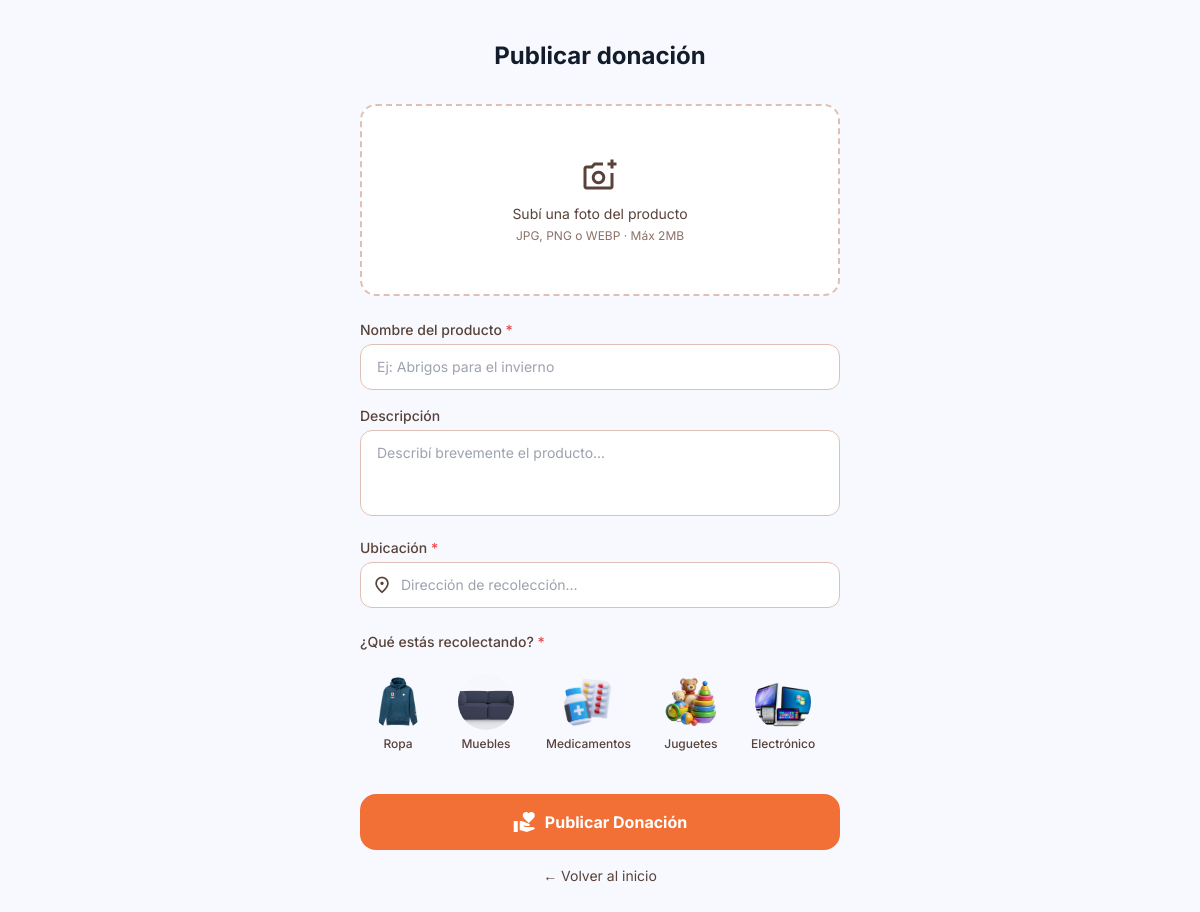
The page /publicar (signed in) on the database its author committed.
### app/models.py (models this page shows)
class Categoria(db.Model):
    __tablename__ = 'categoria'
    codCategoria       = db.Column(db.Integer, primary_key=True)
    nombreCategoria    = db.Column(db.String(20), nullable=False, unique=True)
    fechaAltaCategoria = db.Column(db.DateTime, default=datetime.utcnow)
    fechaBajaCategoria = db.Column(db.DateTime, nullable=True)
    publicaciones      = db.relationship('Publicacion', backref='categoria')

### app/donaciones/routes.py (the view, shortened to what this page needs)
@donaciones_bp.route('/publicar', methods=['GET', 'POST'])
def publicar():
    usuario_id = session.get('usuario_id')
    if not usuario_id:
        return redirect(url_for('auth.login'))
    usuario = Usuario.query.get(usuario_id)
    categorias = Categoria.query.filter_by(fechaBajaCategoria=None).all()
    publicaciones_activas = Publicacion.query.join(EstadoPublicacion).filter(
        Publicacion.codUsuario == usuario_id,
        EstadoPublicacion.nombreEP.in_(['Disponible', 'En progreso'])
    ).count()
    if publicaciones_activas >= 5:
        flash('Acción bloqueada. Ha alcanzado el límite de publicaciones activas o posee entregas previas sin verificar.', 'error')
        return redirect(url_for('donaciones.home'))
    errores = {}
    return render_template('donaciones/publicar.html',
        errores={}, categorias=categorias, valores={})

### app/templates/donaciones/publicar.html (shortened to what this page needs)
<!DOCTYPE html>
<html lang="es">
<head>
  <script src="https://cdn.tailwindcss.com"></script>
</head>
<body class="bg-[#f8f9ff] min-h-screen">
  <div class="max-w-lg mx-auto px-4 py-10">
    <div class="text-center mb-8">
      <h1 class="text-2xl font-bold text-[#121c2a]">Publicar donación</h1>
    </div>
    <form method="POST" enctype="multipart/form-data" action="{{ url_for('donaciones.publicar') }}">
      <div class="mb-6">
        <div id="foto-placeholder" onclick="document.getElementById('foto').click()"
             class="w-full h-48 border-2 border-dashed border-[#dfc0b4] rounded-2xl flex flex-col items-center justify-center cursor-pointer hover:border-[#f27036] transition-colors bg-white">
          <span class="material-symbols-outlined text-4xl text-[#584239] mb-2">add_a_photo</span>
          <p class="text-sm text-[#584239]">Subí una foto del producto</p>
          <p class="text-xs text-[#8c7168] mt-1">JPG, PNG o WEBP · Máx 2MB</p>
        </div>
      </div>
      <div class="mb-4">
        <label class="text-sm font-medium text-[#584239] mb-1 block">
          Nombre del producto <span class="text-red-500">*</span>
        </label>
        <input type="text" name="titulo" value="{{ valores.get('titulo', '') }}"
               placeholder="Ej: Abrigos para el invierno"
               class="w-full px-4 py-3 bg-white border {% if errores.titulo %}border-red-400{% else %}border-[#dfc0b4]{% endif %} rounded-xl text-sm focus:outline-none focus:ring-2 focus:ring-[#f27036]">
      </div>
      <div class="mb-4">
        <label class="text-sm font-medium text-[#584239] mb-1 block">Descripción</label>
        <textarea name="descripcion" rows="3"
                  placeholder="Describí brevemente el producto..."
                  class="w-full px-4 py-3 bg-white border border-[#dfc0b4] rounded-xl text-sm focus:outline-none focus:ring-2 focus:ring-[#f27036] resize-none">{{ valores.get('descripcion', '') }}</textarea>
      </div>
      <div class="mb-6">
        <label class="text-sm font-medium text-[#584239] mb-1 block">
          Ubicación <span class="text-red-500">*</span>
        </label>
        <div class="relative">
          <span class="material-symbols-outlined absolute left-3 top-1/2 -translate-y-1/2 text-[#584239] text-xl">location_on</span>
          <input type="text" name="direccion" value="{{ valores.get('direccion', '') }}"
                 placeholder="Dirección de recolección..."
                 class="w-full pl-10 pr-4 py-3 bg-white border {% if errores.direccion %}border-red-400{% else %}border-[#dfc0b4]{% endif %} rounded-xl text-sm focus:outline-none focus:ring-2 focus:ring-[#f27036]">
        </div>
      </div>
      <div class="mb-6">
        <label class="text-sm font-medium text-[#584239] mb-3 block">
          ¿Qué estás recolectando? <span class="text-red-500">*</span>
        </label>
        {% set fotos_cat = {
          'Ropa': 'categorias/ropa.avif',
          'Muebles': 'categorias/sillon.avif',
          'Medicamentos': 'categorias/medicamento.webp',
          'Juguetes': 'categorias/jueguetse.png',
          'Electrónico': 'categorias/electronica.webp',
          'Alimento': 'categorias/alimentos.png'
        } %}
        <div class="flex gap-3 overflow-x-auto pb-2">
          {% for cat in categorias %}
            <button type="button"
                    onclick="seleccionarCategoria({{ cat.codCategoria }}, '{{ cat.nombreCategoria }}')"
                    class="cat-btn flex-shrink-0 flex flex-col items-center gap-1.5 p-2 border-2 border-transparent rounded-xl transition-all duration-200 hover:border-[#f27036] {% if valores.get('categoria_id', '')|string == cat.codCategoria|string %}activa{% endif %}"
                    id="cat-{{ cat.codCategoria }}">
              <div class="w-14 h-14 rounded-full overflow-hidden">
                {% if cat.nombreCategoria in fotos_cat %}
                  <img src="{{ url_for('static', filename=fotos_cat[cat.nombreCategoria]) }}"
                       class="w-full h-full object-cover" alt="{{ cat.nombreCategoria }}">
                {% else %}
                  <div class="w-full h-full bg-[#e6eeff] flex items-center justify-center text-xl">📦</div>
                {% endif %}
              </div>
              <span class="text-xs font-medium text-[#584239]">{{ cat.nombreCategoria }}</span>
            </button>
          {% endfor %}
        </div>
      </div>
     <button type="submit" id="btn-publicar" onclick="deshabilitarBoton()"
              class="w-full py-4 bg-[#f27036] text-white font-bold text-base rounded-2xl hover:bg-[#a63b00] transition-colors flex items-center justify-center gap-2 mt-4">
        <span class="material-symbols-outlined" style="font-variation-settings: 'FILL' 1;">volunteer_activism</span>
        Publicar Donación
      </button>
      <a href="{{ url_for('donaciones.home') }}"
         class="block text-center mt-4 text-sm text-[#584239] hover:text-[#a63b00] transition-colors">
        ← Volver al inicio
      </a>
    </form>
  </div>
</body>
</html>

### app/templates/donaciones/publicar.html (style rules this page uses)
body { font-family: 'Inter', sans-serif; }
.material-symbols-outlined { font-variation-settings: 'FILL' 0, 'wght' 400, 'GRAD' 0, 'opsz' 24; }

### rows shown on the page
Categoria: shows a picture, nombreCategoria "Ropa"
Categoria: shows a picture, nombreCategoria "Muebles"
Categoria: shows a picture, nombreCategoria "Medicamentos"
Categoria: shows a picture, nombreCategoria "Juguetes"
Categoria: shows a picture, nombreCategoria "Electrónico"
